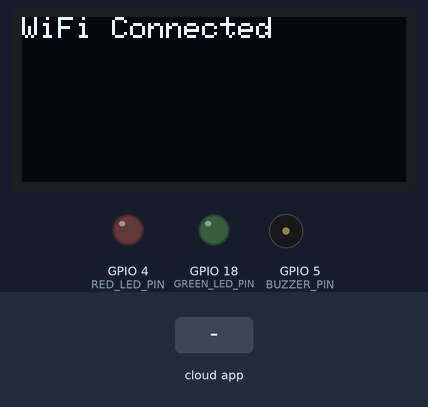
A sketch run on a simulated ESP32. Shown: 128×55 one-colour display, output pins drawn as LEDs (lit = HIGH), buzzer (waves = sounding). The inputs (shaded band) are chosen by the test bench. WiFi joins after 1.5 s; servers stay silent unless stated; the Firebase database answers and starts empty; what the sketch prints to the serial monitor is not drawn.

Above: at 1.6 s.
At 4.1 s:
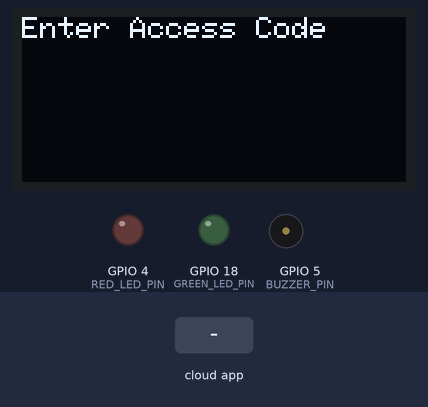
4.2 s: the phone or cloud app sets password to 0
At 5.8 s:
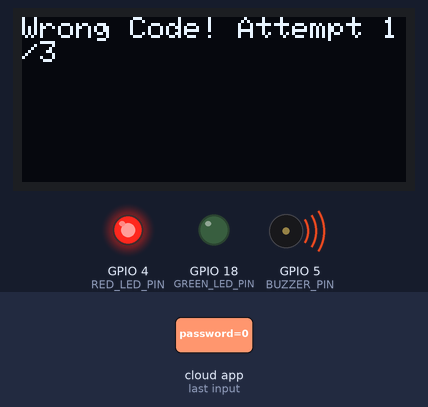
7.2 s: the phone or cloud app sets password to 1
At 10.3 s:
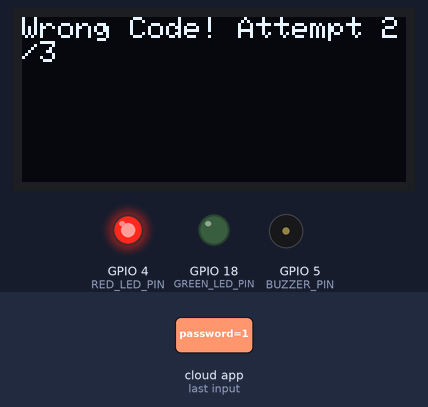
Timing chart, 0 to 15.1 s (numbered marks = the images above; inputs shaded):
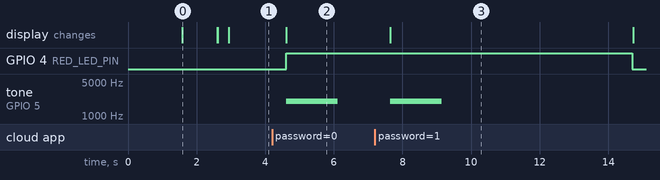

The sketch:

Week_9_Networking_Assignment.ino
```cpp
#include <WiFi.h>
#include <Firebase_ESP_Client.h>
#include <Wire.h>
#include <Adafruit_GFX.h>
#include <Adafruit_SSD1306.h>

// Firebase credentials
#define FIREBASE_HOST "week-9-a4ee0-default-rtdb.firebaseio.com"
#define FIREBASE_API_KEY "AIzaSyDrExaIlGlpGHFJ3jJMCcBgWRuFb2GJjUI"
#define WIFI_SSID "MAKERSPACE"
#define WIFI_PASSWORD "12345678"

// Firebase objects
FirebaseData fbdo;
FirebaseData statusFbdo; // for writing status updates separately
FirebaseAuth auth;
FirebaseConfig config;

#include "addons/TokenHelper.h"
#include "addons/RTDBHelper.h"

// Pin definitions
#define RED_LED_PIN 4
#define GREEN_LED_PIN 18
#define BUZZER_PIN 5
#define SCREEN_WIDTH 128
#define SCREEN_HEIGHT 55
#define OLED_RESET -1

// OLED display
Adafruit_SSD1306 display(SCREEN_WIDTH, SCREEN_HEIGHT, &Wire, OLED_RESET);

// System variables
const String correctCode = "1234";
String receivedCode = "";
int wrongAttempts = 0;
unsigned long lastActivityTime = 0;

bool signupOK = false;
bool stateChanging = false;
unsigned long stateStartTime = 0;
const unsigned long stateDuration = 7000;        // display duration
const unsigned long inactivityTimeout = 10000;   // reset after inactivity

// System state enum
enum State {
  STATE_DEFAULT,
  STATE_GRANTED,
  STATE_DENIED
};
State currentState = STATE_DEFAULT;

void setup() {
  Serial.begin(115200);
  pinMode(RED_LED_PIN, OUTPUT);
  pinMode(GREEN_LED_PIN, OUTPUT);
  pinMode(BUZZER_PIN, OUTPUT);

  // Ensure all indicators are off at startup
  digitalWrite(RED_LED_PIN, LOW);
  digitalWrite(GREEN_LED_PIN, LOW);
  digitalWrite(BUZZER_PIN, LOW);

  // OLED init
  Wire.begin(21, 22);
  if (!display.begin(SSD1306_SWITCHCAPVCC, 0x3C)) {
    Serial.println("OLED init failed");
    while (true);
  }

  // Connect WiFi
  displayMessage("Connecting WiFi...");
  WiFi.begin(WIFI_SSID, WIFI_PASSWORD);
  Serial.print("Connecting to WiFi");
  while (WiFi.status() != WL_CONNECTED) {
    Serial.print(".");
    delay(300);
  }

  Serial.println();
  Serial.print("Connected with IP: ");
  Serial.println(WiFi.localIP());

  displayMessage("WiFi Connected");
  delay(1000);

  // Firebase setup
  config.api_key = FIREBASE_API_KEY;
  config.database_url = "https://" + String(FIREBASE_HOST);
  displayMessage("Connecting Firebase...");

  if (Firebase.signUp(&config, &auth, "", "")) {
    Serial.println("Firebase signup ok");
    signupOK = true;
  } else {
    Serial.printf("Firebase signup failed: %s\n", config.signer.signupError.message.c_str());
  }

  config.token_status_callback = tokenStatusCallback;
  Firebase.begin(&config, &auth);
  Firebase.reconnectWiFi(true);

  if (signupOK) {
    displayMessage("Firebase Connected");
    Firebase.RTDB.setString(&fbdo, "/password", "");
    Firebase.RTDB.setString(&statusFbdo, "/status", "");
  } else {
    displayMessage("Firebase Failed!");
  }

  resetToDefaultStage();
  lastActivityTime = millis();
}

void loop() {
  unsigned long now = millis();

  // Reset to default state after timeout (for both granted and denied)
  if (stateChanging && now - stateStartTime >= stateDuration) {
    resetToDefaultStage();
    Firebase.RTDB.setString(&statusFbdo, "/status", "");
  }

  // Auto-reset after user is idle
  if (now - lastActivityTime >= inactivityTimeout) {
    resetToDefaultStage();
    wrongAttempts = 0;
    lastActivityTime = now;
    Firebase.RTDB.setString(&statusFbdo, "/status", "");
  }

  // Stop buzzer after short delay
  if (currentState == STATE_DENIED && now - stateStartTime >= 1500) {
    noTone(BUZZER_PIN);
  }

  // Process password
  if (signupOK && Firebase.ready()) {
    if (Firebase.RTDB.getString(&fbdo, "/password")) {
      receivedCode = fbdo.stringData();

      if (receivedCode.length() > 0) {
        lastActivityTime = millis();
        Firebase.RTDB.setString(&fbdo, "/password", "");
        Serial.print("Received: ");
        Serial.println(receivedCode);

        // Check correctness and update state
        if (receivedCode == correctCode) {
          Firebase.RTDB.setString(&statusFbdo, "/status", "granted");
          accessGranted();
          wrongAttempts = 0;
        } else {
          Firebase.RTDB.setString(&statusFbdo, "/status", "denied");
          wrongAttempts++;
          displayMessage("Wrong Code! Attempt " + String(wrongAttempts) + "/3");
          accessDenied();
        }

        // Log attempt
        Firebase.RTDB.pushString(&fbdo, "/log", "Attempt: " + receivedCode +
                                " Result: " + (receivedCode == correctCode ? "GRANTED" : "DENIED") +
                                " at " + String(millis()));
      }
    }
  }
}

void accessGranted() {
  Serial.println("Access Granted");
  digitalWrite(RED_LED_PIN, LOW);
  noTone(BUZZER_PIN);
  digitalWrite(GREEN_LED_PIN, HIGH);
  displayMessage("Access Granted");

  currentState = STATE_GRANTED;
  stateChanging = true;
  stateStartTime = millis();
}

void accessDenied() {
  Serial.println("Access Denied");
  digitalWrite(GREEN_LED_PIN, LOW);
  digitalWrite(RED_LED_PIN, HIGH);
  tone(BUZZER_PIN, 2000);

  currentState = STATE_DENIED;
  stateChanging = true;
  stateStartTime = millis();
}

void resetToDefaultStage() {
  Serial.println("Reset to Default Stage");
  digitalWrite(RED_LED_PIN, LOW);
  digitalWrite(GREEN_LED_PIN, LOW);
  noTone(BUZZER_PIN);
  displayMessage("Enter Access Code");

  currentState = STATE_DEFAULT;
  stateChanging = false;
}

void displayMessage(String msg) {
  display.clearDisplay();
  display.setCursor(0, 0);
  display.setTextSize(1);
  display.setTextColor(SSD1306_WHITE);
  display.println(msg);
  display.display();
}
```

Measured:
- after the input at 4.2 s, GPIO 4 (RED_LED_PIN): LOW → HIGH after 0.42 s; tone on GPIO 5 (BUZZER_PIN): silent → 2000 Hz after 0.42 s, → silent 1.5 s later; the display: changes after 0.42 s (image 2)
- after the input at 7.2 s, GPIO 4 (RED_LED_PIN): HIGH → LOW after 7.5 s instead of 4.5 s; tone on GPIO 5 (BUZZER_PIN): silent → 2000 Hz after 0.44 s, → silent 1.5 s later; the display: changes after 0.44 s (image 3)
- what the display in image 0 shows lasts 1.0 s, from 1.6 s to 2.6 s
